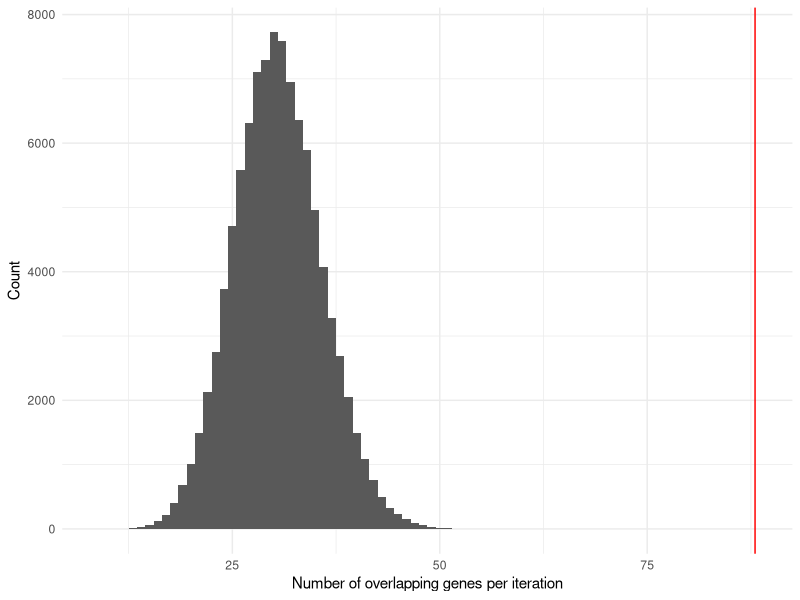
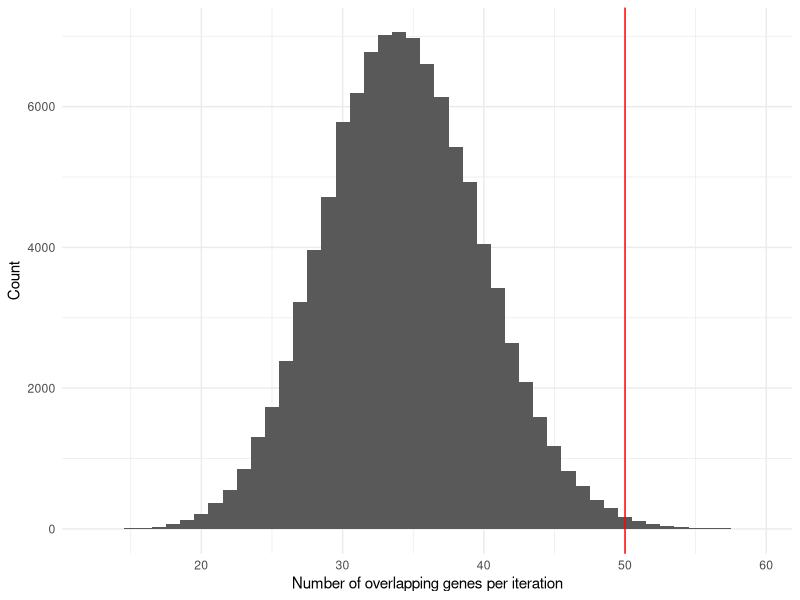

Here is the R script that generated these plots, in order: (Note: a time limit stopped this script after it produced the figures.)
##############################################################################
##
## Permutation test to compare observed overlap of 
## alternatively spliced genes and ASD risk gene list (SFARI)
## to overlap expected by chance
##
##############################################################################

# Data #######################################################################
#
# SFARI_Genes: https://gene.sfari.org/database/gene-scoring/
# Background_Genes: all genes observed in this study
# Spliced_Genes: all genes with exonic alternative splicing events in PTEN-/- 
#                observed in this study (supplementary tables 6-11)
#                or in NSC-study (Duan et. al 2015)
# RBP_Genes: RBP-database (Cook et al, 2011)
#
# Mm = murine gene nomenclature
# Hs = human gene nomenclature
# 
##############################################################################




library(readr)
library(ggplot2)


## Relevant functions

# simulate random overlap to ASD risk gene list by randomly picking a specified number of genes from whole genome
simulate_overlap <- function(Background_Genes, SFARI_Genes, num_sims, list_size) {
  
  overlap_score <- data.frame(round=1:num_sims, overlap=NA)
  
  for(repetition in overlap_score$round){
    
    Overlap_Genes <- sample(Background_Genes, list_size)
    overlap_score$overlap[repetition] <- length(intersect(SFARI_Genes, Overlap_Genes))
  }
  
  return(overlap_score$overlap)
}


# Calcualte p-value and visualize observed versus simulated overlap by chance
compare_random_to_observed <- function(Background_Genes, SFARI_Genes, Spliced_Genes, num_sims, list_size) {
  
  # The observed overlap of alternatively spliced genes with the ASD dataset
  overlap_observed <- length(intersect(SFARI_Genes, Spliced_Genes))
  
  # Array of overlap by chance
  overlap_random <- data.frame(overlap=simulate_overlap(Background_Genes, SFARI_Genes, num_sims, length(Spliced_Genes)))
  
  Differences <- overlap_random - overlap_observed
  
  # The fraction of obtaining a larger random overlap than the observed overlap
  pvalue <- sum(Differences>0) / num_sims
  
  # plot the simulated overlap by chance and the observed overlap (red line)
  print(plot <- ggplot(data = overlap_random, aes(x = overlap)) + 
      geom_histogram(binwidth = 1) +
      geom_vline(aes(xintercept = overlap_observed), color = "red") + 
      labs(x = "Number of overlapping genes per iteration",
           y = "Count") + theme_minimal())
  
  # Return p-value
  if(pvalue == 0) paste("p < ", 1/num_sims)
  else paste("p = ", pvalue)


}




## load dataframes

# ASD risk genes (SFARI database)
Autism_Genes <- read_delim(file.path("data", "Autism_Genes.txt"), delim = "\n", col_names = F)

# Alternatively spliced in PTEN-KO (mapped against human or mouse or human genome)
Spliced_Hs <- read_delim(file.path("data", "Spliced_Genes_NSC_Hs.txt"), delim = "\n", col_names = F)
Spliced_Mm <- read_delim(file.path("data", "Spliced_Genes_Neurons_Mm.txt"), delim = "\n", col_names = F)


# All detected genes in samples (as a control group)
Background_Genes_Hs <- read_delim(file.path("data", "All_Genes_Hs.txt"), delim = "\n", col_names = F)
Background_Genes_Mm <- read_delim(file.path("data", "All_Genes_Mm.txt"), delim = "\n", col_names = F)


# RBPs
RBP_Hs <- read_delim(file.path("data", "RBP_Genes_Hs.txt"), delim = "\n", col_names = F)
RBP_Mm <- read_delim(file.path("data", "RBP_Genes_Mm.txt"), delim = "\n", col_names = F)


## Harmonize case of gene names
Background_Genes_Hs <- tolower(Background_Genes_Hs$X1)
Background_Genes_Mm <- tolower(Background_Genes_Mm$X1)
SFARI_Genes <- tolower(Autism_Genes$X1)
Spliced_Hs <- tolower(Spliced_Hs$X1)
Spliced_Mm <- tolower(Spliced_Mm$X1)
RBP_Hs <- tolower(RBP_Hs$X1)
RBP_Mm <- tolower(RBP_Mm$X1)



## Final calculations
num_sim = 100000

# Overlap of altered splicing in neurons and ASD risk gene dataset
compare_random_to_observed(Background_Genes_Mm, SFARI_Genes, Spliced_Mm, num_sim, length(Spliced_Mm))

# Overlap of altered splicing in NSCs (Duan et al., 2015) and ASD risk gene dataset
compare_random_to_observed(Background_Genes_Hs, SFARI_Genes, Spliced_Hs, num_sim, length(Spliced_Hs))


# Overlap of altered splicing in neurons and RBP dataset
compare_random_to_observed(Background_Genes_Mm, RBP_Mm, Spliced_Mm, num_sim, length(Spliced_Mm))

# Overlap of altered splicing in NSCs (Duan et al., 2015) and RBP dataset
compare_random_to_observed(Background_Genes_Hs, RBP_Hs, Spliced_Hs, num_sim, length(Spliced_Hs))
